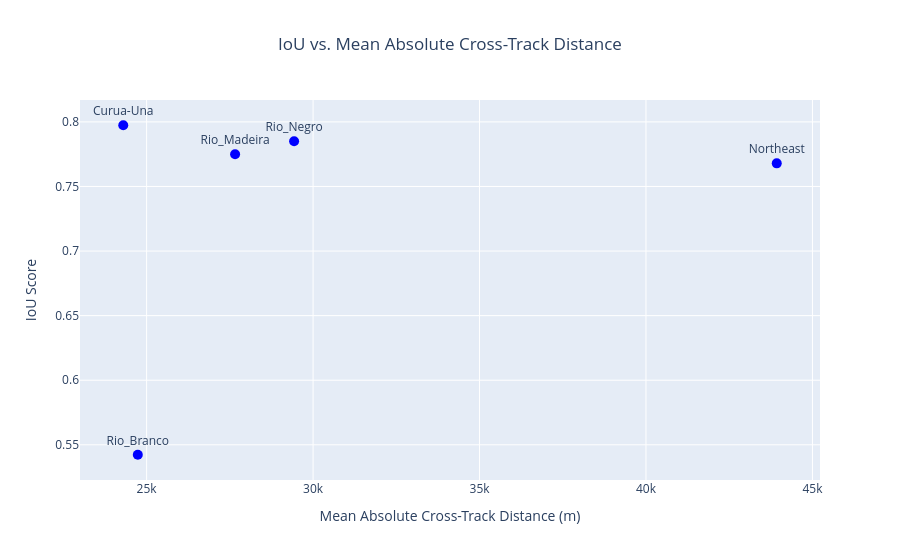

The code cell stored with this chart in its notebook:
### Code cell
results_dict = {}
for site, dates in sites_dates.items():
    date = dates[0]

    swot, patches, no_data_masks = create_swot_mosaic(
        region_name=site,
        ref_date=date,
        exclude_flags=None,
        dst_crs=None,
        exclude_no_data=True,
        variable="cross_track",
    )

    patches_abs = [np.abs(p["cross_track"].where(p["cross_track"] != 0)) for p in patches]

    patches_cube = xr.concat(patches_abs, dim="idx")
    results_dict[site] = {
        "cross_track_mean": patches_cube.mean(dim="idx").mean().item(),
        "iou": iou_results.loc[f"{site} {date}"].item(),
    }

# Prepare the graph
fig = go.Figure()

scatter = go.Scatter(
    x=[results_dict[site]["cross_track_mean"] for site in sites_dates],
    y=[results_dict[site]["iou"] for site in sites_dates],
    mode="markers+text",
    text=list(sites_dates.keys()),
    textposition="top center",
    marker={"size": 10, "color": "blue"},
)

fig.update_layout(
    xaxis={"title": "Mean Absolute Cross-Track Distance (m)"},
    yaxis={"title": "IoU Score"},
    title={"text": "IoU vs. Mean Absolute Cross-Track Distance", "x": 0.5},
)

fig.add_trace(scatter)

### Figure 1 — Plotly figure (JSON) as saved in the notebook; plotly's stock layout.template omitted (floating-point values rounded to 4 significant figures)
{"data": [{"marker": {"color": "blue", "size": 10}, "mode": "markers+text", "text": ["Curua-Una", "Northeast", "Rio_Branco", "Rio_Madeira", "Rio_Negro"], "textposition": "top center", "type": "scatter", "x": [24300.0, 43930.0, 24730.0, 27660.0, 29430.0], "y": [0.7974, 0.7679, 0.5423, 0.775, 0.785]}], "layout": {"title": {"text": "IoU vs. Mean Absolute Cross-Track Distance", "x": 0.5}, "xaxis": {"title": {"text": "Mean Absolute Cross-Track Distance (m)"}}, "yaxis": {"title": {"text": "IoU Score"}}}}
